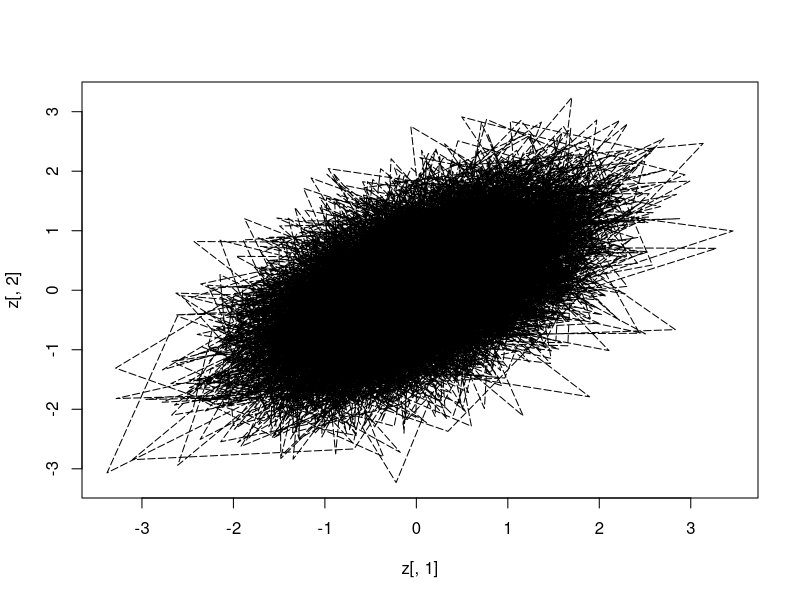
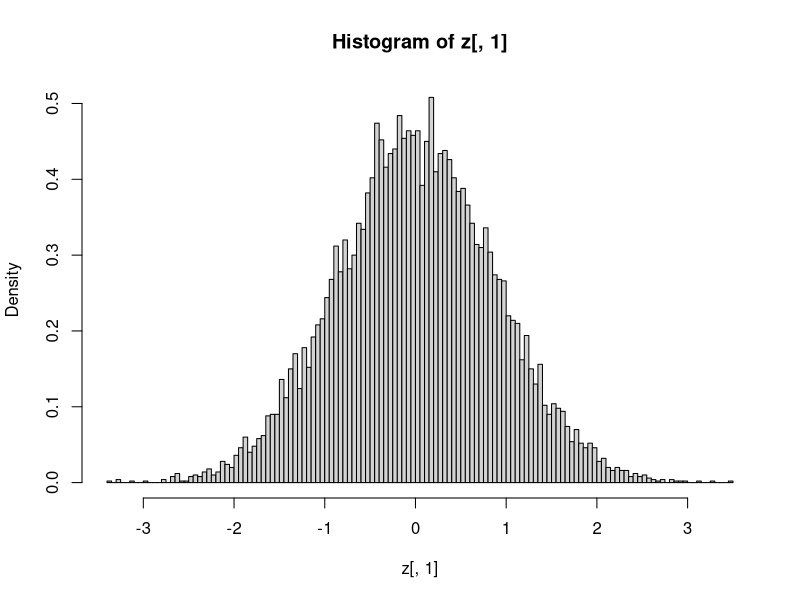
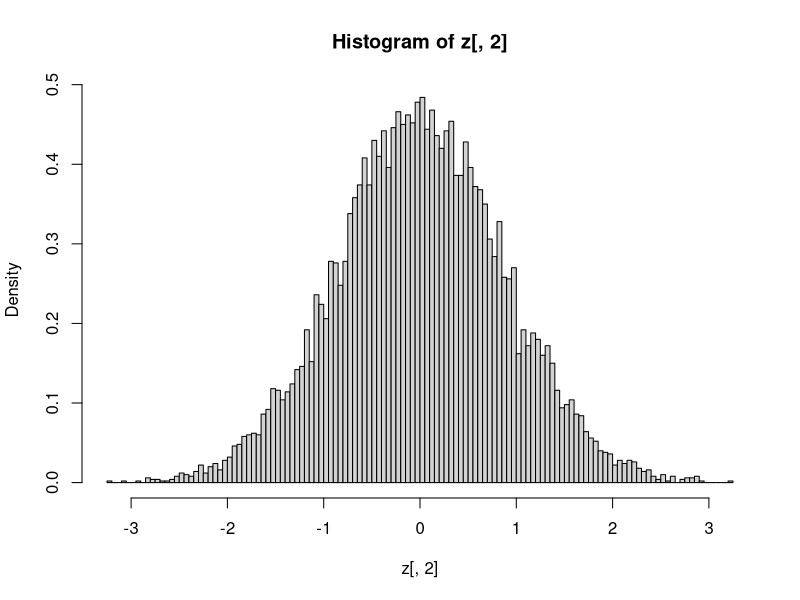

These charts were generated, in order, by the following R code:
BivariateNormal <- function(init.x=0, n, rho=0){
  x <- array(dim=c(n+1,2))
  x[1,1] <- init.x
  sd <- 1-rho*rho
  for(i in 1:n){
    x[i,2] <- rnorm(n=1, mean=(rho*x[i,1]), sd=sd)
    x[i+1, 1] <- rnorm(n=1, mean=(rho*x[i,2]), sd=sd)
  }
  x <- array(data=x[-c(1, length(x))],dim=c(n,2))
}

z <- BivariateNormal(init.x=0, n=10000, rho=0.5)
plot(x=z[,1], y=z[,2], pch=4, type="l", lty=5)
hist(x=z[,1], breaks=100, freq=F)
hist(x=z[,2], breaks=100, freq=F)